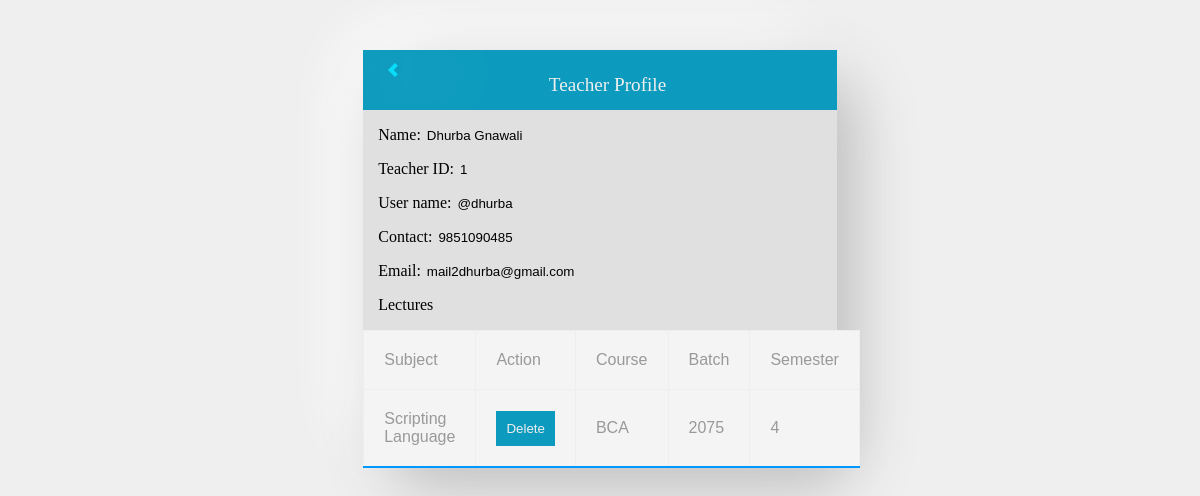
Screenshot of /ams/Admin/adminTeacherProfile.php?ID=1 (signed in) with the database file from the repository.
### tables this page shows
CREATE TABLE `teacher` (
  `tid` int(11) NOT NULL,
  `First_Name` varchar(20) NOT NULL,
  `Last_Name` varchar(20) NOT NULL,
  `user_name` varchar(30) NOT NULL,
  `password` varchar(32) NOT NULL,
  `contact_number` varchar(10) NOT NULL,
  `email` varchar(50) NOT NULL,
  `Active_Status` tinyint(1) NOT NULL
);

CREATE TABLE `teacher_subject` (
  `SN` int(10) NOT NULL,
  `tid` int(11) NOT NULL,
  `sid` varchar(10) NOT NULL,
  `course` varchar(30) NOT NULL,
  `year` year(4) NOT NULL,
  `sem_id` int(2) NOT NULL
);

CREATE TABLE `subjects` (
  `sid` varchar(10) NOT NULL,
  `subject` char(50) NOT NULL,
  `cid` int(10) DEFAULT NULL,
  `sem_id` int(2) NOT NULL
);

### ams/Admin/adminTeacherProfile.php (the view, shortened to what this page needs)
<?php
  include("../connection.php");
  $tid=$_GET['ID'];
  $sql="SELECT * FROM teacher where tid='$tid'";
  $data=mysqli_query($conn,$sql);
  $row=mysqli_fetch_assoc($data);
?>
<!DOCTYPE html>
<html>
<head>
  <link rel="stylesheet" href="css/adminTeacherProfile.css">
</head>
<body>
  <form action="student_view.php" method="post">
    <div id="container">
      <div class="header">
        <a href="javascript:window.history.back();" class="arrow left"></a>
        <p class="Title">Teacher Profile</p>
      </div>
      <div class="element">
        <p>Name: <input type="text" class="input" value="<?php echo $row['First_Name']." ".$row['Last_Name'];?>"></p>
        <p>Teacher ID: <input type="text" class="input" value="<?php echo  $tid?>" name="tid"></p>
        <p>User name: <input type="text" class="input" value="<?php echo  $row['user_name']?>"></p>
        <p>Contact: <input type="text" class="input" value="<?php echo  $row['contact_number']?>"></p>
        <p>Email: <input type="text" class="input" value="<?php echo  $row['email']?>"></p>
        <p>Lectures</p>
        <table>
          <thead>
            <tr>
              <td>Subject</td>
              <td>Action</td>
              <td>Course</td>
              <td>Batch</td>
              <td>Semester</td>
            </tr>
          </thead>
          <tbody>
            <?php
            $sql2="SELECT * FROM `teacher_subject` natural join`subjects` WHERE tid='$tid'";
            $data2=mysqli_query($conn,$sql2);
            while($row2=mysqli_fetch_assoc($data2)){?>
            <tr>
            <td><?php echo $row2['subject'];?></td>
            <td>
              <a href="delete-teacher-subject.php?tid=<?php echo $tid;?>&subject=<?php echo $row2['sid'];?>&course=<?php echo $row2['course'];?>&year=<?php echo $row2['year'];?>&sem=<?php echo $row2['sem_id'];?>" onclick="return confirm('Confirm Delete')">
               <input id="Delete" type="button" name="DeleteSubject" value="Delete" class="button"/>
              </a>
            </td>
            <td><?php echo $row2['course'];?></td>
            <td><?php echo $row2['year'];?></td>
            <td><?php echo $row2['sem_id'];?></td>
            </tr>
            <?php
            }?>
          </tbody>
        </table>
      </div>
    </div>
  </form>
</body>
</html>

### ams/Admin/css/adminTeacherProfile.css (style rules this page uses)
body { background-color: #efefef; }
.arrow { border: solid #07dcf8; box-shadow:20px 20px 60px #bebebe, -20px -20px 60px #ffffff; border-width: 0 4px 4px 0; display: inline-block; padding: 3px; position: fixed; margin-left: -12%; margin-top:10px; }
.left { transform: rotate(135deg); -webkit-transform: rotate(135deg); }
#container { width: 40%; height:auto; margin: 0 auto; margin-top: 50px; border-radius: 50px; background: #e0e0e0; box-shadow: 20px 20px 60px #bebebe, -20px -20px 60px #ffffff; }
p { font-family: serif; margin-left: 15px; }
.input { border:none; pointer-events:none; background: transparent; width:60%; }
.Title { display: inline-block; }
.header { width: 100% auto; height: 50px; background-color: #0c9bbe; color: #efefef; text-align: center; font-family: serif; font-size:larger; padding:5px; }
table { font-family: sans-serif; border-collapse: collapse; border: 1px solid #eee; border-bottom: 2px solid rgb(0, 152, 253); width: 100%; }
tr { background: #f4f4f4; width: 50px; }
td { color: #999; border: 1px solid #eee; padding: 20px; }
.button { background: #0c9bbe; border-style: none; font-weight: 500; cursor: pointer; color: #efefef; height: 100%; width: 100%; padding: 10px; }

### rows the page displays
teacher: First_Name+Last_Name "Dhurba Gnawali", user_name "@dhurba", contact_number "9851090485", email "mail2dhurba@gmail.com"
teacher_subject: sid.subject "Scripting Language", course "BCA", year "2075", sem "4"
